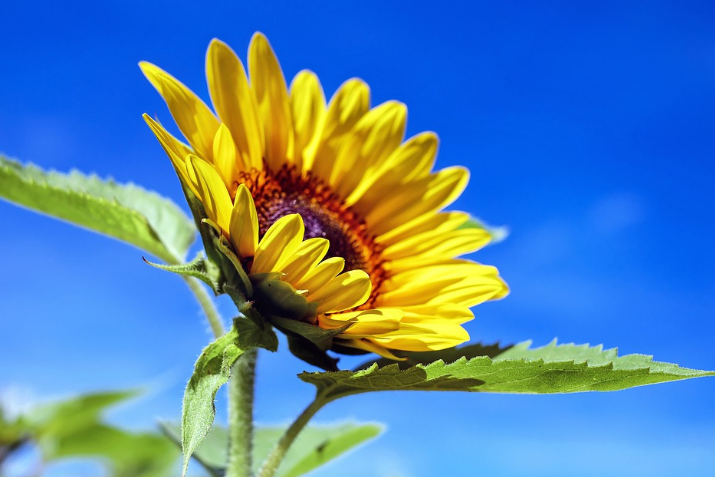
#> input picture 011_image_processing/060_edges/input/flower.png, 715 x 477 px, found by its file name
$ python 020_canny.py
#> lines starting #> are read from the running program, lines starting #| are printed output that depends on the picture
import os
import cv2

dir_proj = os.getcwd()
dir_base = os.path.join(dir_proj, "011_image_processing", "060_edges")
dir_input = os.path.join(dir_base, "input")
dir_output = os.path.join(dir_base, "output")
os.makedirs(dir_output, exist_ok=True)

img = cv2.imread(filename=os.path.join(dir_input, "flower.png"))
#> img is the input picture: shape (477, 715, 3); mean B, G, R 172.4, 131.7, 85.1
if img is None:
    print("Error: Could not open image")
    exit()


"""===========================================================================================
Canny Edge Detection
==========================================================================================="""
gray = cv2.cvtColor(src=img, code=cv2.COLOR_BGR2GRAY)
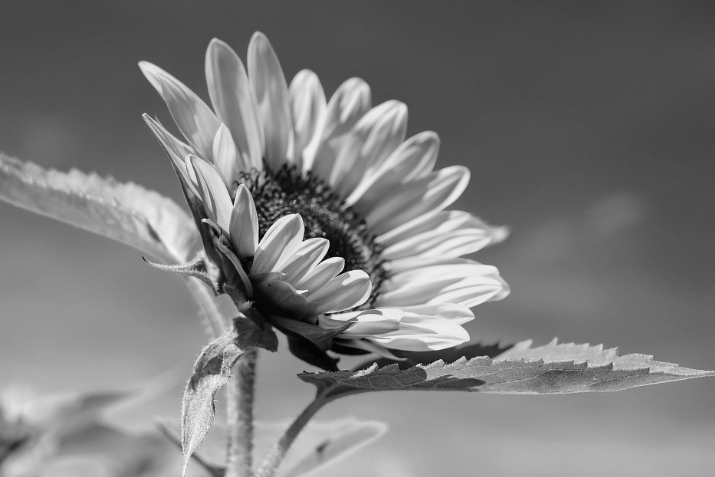
#> gray: shape (477, 715); min 2, max 247, mean 122.4
blur = cv2.GaussianBlur(src=gray, ksize=(5, 5), sigmaX=0)

# Canny uses low/high thresholds to keep connected edge lines.
canny = cv2.Canny(image=blur, threshold1=50, threshold2=150)
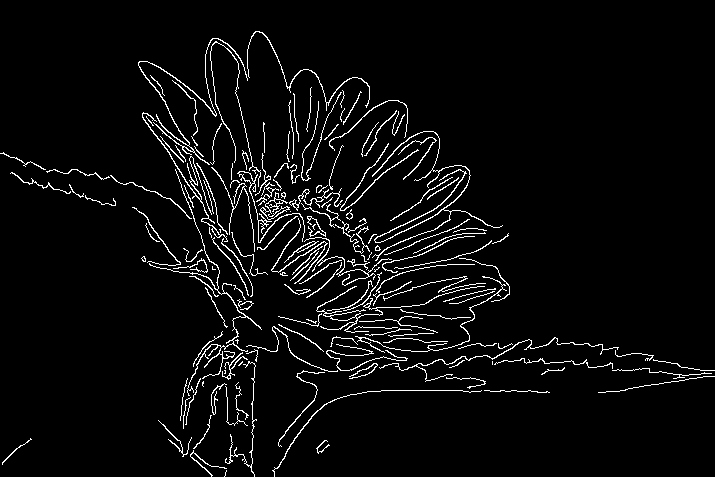
#> canny: shape (477, 715); 4.3% white in thin lines or dots

cv2.imwrite(filename=os.path.join(dir_output, "01_gray.png"), img=gray)
cv2.imwrite(filename=os.path.join(dir_output, "03_canny.png"), img=canny)

print("Saved output images to:", dir_output)
